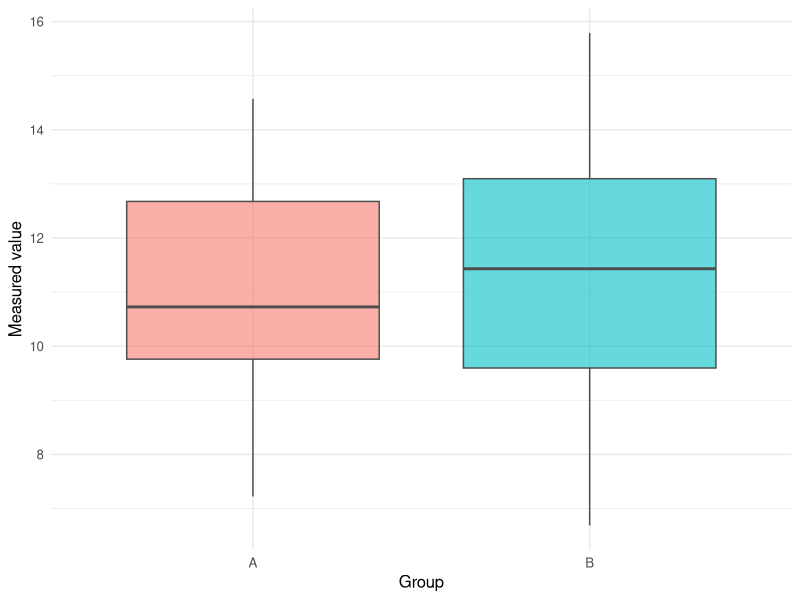

The R source for this figure:
# ============================================================
# Biostatistics Courses
# Course 1 — Week 1, Session 2: R, RStudio, Quarto, renv toolchain
# ============================================================

# --- 0. Setup --------------------------------------------------
library(tidyverse)
set.seed(42)
theme_set(theme_minimal(base_size = 12))

# --- 1. Hypothesis / Goal --------------------------------------
# Demonstrate the minimum toolchain: reproducible project layout,
# renv lockfile, Quarto render, sessionInfo reporting.

# --- 2. Data ---------------------------------------------------
lab <- tibble(
  subject = seq_len(30),
  group   = rep(c("A", "B"), each = 15),
  value   = c(rnorm(15, mean = 10, sd = 2),
              rnorm(15, mean = 12, sd = 2))
)

# --- 3. Visualise ----------------------------------------------
p <- lab |>
  ggplot(aes(group, value, fill = group)) +
  geom_boxplot(alpha = 0.6, colour = "grey30") +
  labs(x = "Group", y = "Measured value") +
  theme(legend.position = "none")
print(p)

# --- 4. Assumptions --------------------------------------------
# Reproducibility assumptions: locked package versions, explicit seed,
# no external file dependencies.
cat("R version:", R.version.string, "\n")

installed_versions <- tibble(
  package = c("tidyverse", "ggplot2", "dplyr"),
  version = sapply(c("tidyverse", "ggplot2", "dplyr"),
                   function(p) as.character(packageVersion(p)))
)
print(installed_versions)

# --- 5. Conduct / Fit ------------------------------------------
# renv in three commands — do not run inside a course chunk; here for
# reference only.
# renv::init()       # create lockfile
# renv::snapshot()   # refresh after installing a package
# renv::restore()    # restore on another machine

# --- 6. Report -------------------------------------------------
cat(sprintf(
  "Toolchain rendered OK. n = %d, groups = %s\n",
  nrow(lab), paste(unique(lab$group), collapse = ", ")
))
sessionInfo()
